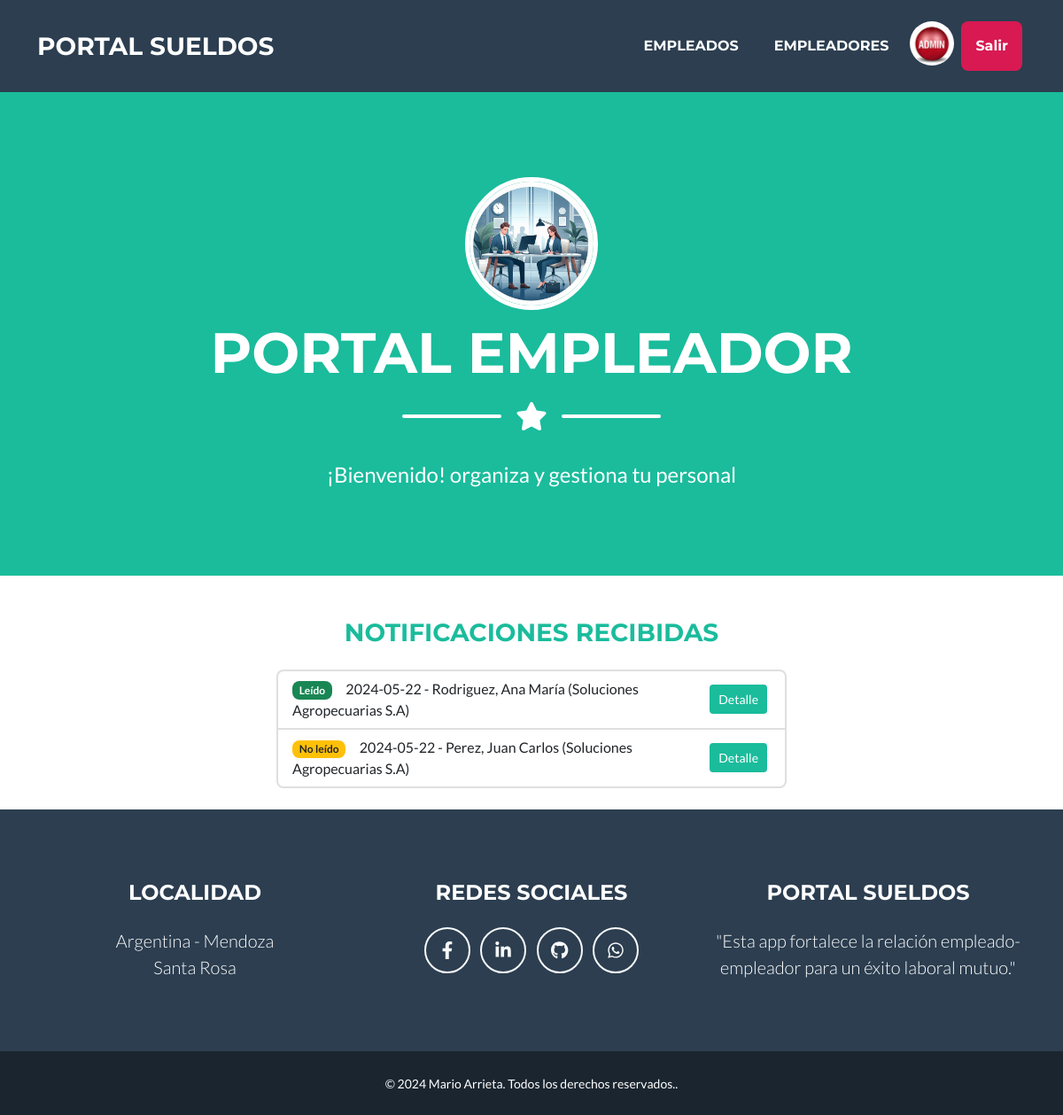
/empleador/inicio/ (signed in), run on the app's committed database.
### empleador/models.py (models this page shows, shortened)
class Avatar(models.Model):
    usuario = models.OneToOneField(User, on_delete=models.CASCADE, related_name="avatar_empleador")
    avatar = models.ImageField(upload_to="avatares", null=True, blank=True)
    class Meta:
        verbose_name = "Foto de Perfil"
        verbose_name_plural = "Fotos de Perfiles"

class Empleado (models.Model):
    empleador = models.ForeignKey (Empleador, on_delete=models.CASCADE, verbose_name="Empleador")
    apellido = models.CharField(max_length=50, verbose_name="Apellido")
    nombre = models.CharField(max_length=50, verbose_name="Nombre")
    cuil = models.PositiveIntegerField(validators=[validate_cuil_length], unique=True, verbose_name="CUIL")
    fecha_ingreso = models.DateField(verbose_name="Fecha de ingreso")
    email = models.EmailField(verbose_name= "e-Mail ")
    class Meta:
        verbose_name = "Empleado"
        verbose_name_plural = "Empleados"

class Empleador (models.Model):
    razonSocial = models.CharField(max_length=50, verbose_name="Razon Social")
    cuit = models.PositiveIntegerField(validators=[validate_cuil_length], unique=True, verbose_name="CUIT")
    email = models.EmailField(verbose_name="e-Mail")
    class Meta:
        verbose_name = "Empleador"
        verbose_name_plural = "Empleadores"

### empleado/models.py (models this page shows)
class Notificaciones(models.Model):
    empleado = models.ForeignKey (Empleado, on_delete=models.CASCADE, verbose_name= "Empleado")
    fecha_notificacion = models.DateField(auto_now=True, verbose_name="Fecha de Notificación")
    tipo = models.CharField(max_length=20, choices=tipo_notificacion, verbose_name= "Tipo")
    descripcion = models.CharField(null= True, blank=True, max_length=200, verbose_name="Descripcion")
    imagen = models.ImageField(upload_to="notificaciones", null=True, blank=True)
    visto = models.BooleanField (editable = False, default=False, verbose_name="Visto")
    def __str__(self):
        return f"{self.fecha_notificacion}  - {self.empleado.apellido}, {self.empleado.nombre} ({self.empleado.empleador.razonSocial.title()})"
    class Meta:
        verbose_name_plural = "Notificaciones"

### empleador/views.py (the view)
class NotificacionesRead(LoginRequiredMixin, ListView):
    model = Notificaciones
    template_name = "empleador/index.html"
    login_url = reverse_lazy ("empleador:login")

### empleador/templates/empleador/index.html (shortened to what this page needs)
{% extends 'core/base.html' %}
{% load static %}
{% block  titulo%}
    <li class="nav-item mx-0 mx-lg-1">
        <a class="nav-link py-3 px-0 px-lg-3 rounded" href="{% url 'empleador:empleado_buscar' %}">Empleados</a>
    </li>
    <li class="nav-item mx-0 mx-lg-1">
        <a class="nav-link py-3 px-0 px-lg-3 rounded" href="{% url 'empleador:empleador_buscar' %}">Empleadores</a>
    </li>
    <li class="nav-item mx-0 mx-lg-1">
        {% if user.avatar_empleador %}
            <div style="width: 50px; height: 50px; overflow: hidden; border-radius: 50%;">
                <img src="{{ user.avatar_empleador.avatar.url }}" alt="{{ user.username }}'s Profile Picture" style="width: 100%; height: 100%; object-fit: cover;">
            </div>
        {% else %}
            <a class="nav-link py-3 px-0 px-lg-3 rounded" style="background-color: #6dafec; padding: 5px 10px; border-radius: 5px;">{{ user.username }}</a>
        {% endif %}
    </li>
    <li class="nav-item mx-0 mx-lg-1">
        <form action="{% url 'core:logout' %}" method="post">
            <button type="submit" class="nav-link py-3 px-0 px-lg-3 rounded" style="background-color: #d81952; padding: 5px 10px; border-radius: 5px; border: none; color: white;">Salir</button>
        </form>
    </li>
{% endblock titulo %}
{% block imagen %}
   {% static 'empleador/img/empleador.webp' %}
{% endblock imagen %}
{% block pagina%}
   PORTAL EMPLEADOR
{% endblock pagina%}
{% block mensaje%}
    ¡Bienvenido! organiza y gestiona tu personal
{% endblock mensaje%}
{% block formulario %}
        <br>
        <div class="row justify-content-center m-0 mt-4">
            <div class="col-lg-12 text-center">
                <h3 class="text-primary mb-4">NOTIFICACIONES RECIBIDAS</h3>
            </div>
        </div>
        {% if object_list %}
        <div class="row justify-content-center m-0">
            <div class="col-lg-6  ">
                <ul class="list-group">
                    {% for notificaciones in object_list %}
                    <li class="list-group-item d-flex justify-content-between align-items-center">
                        <div>
                            {% if notificaciones.visto %}
                                <span class="badge bg-success">Leído</span>&nbsp;&nbsp;&nbsp;&nbsp;
                            {% else %}
                                <span class="badge bg-warning text-dark">No leído</span>&nbsp;&nbsp;&nbsp;&nbsp;
                            {% endif %}
                                {{notificaciones}}
                       </div>
                        <div>
                            <a href="{% url 'empleador:notificaciones_detail' notificaciones.id %}" class="btn btn-sm btn-primary mx-1">Detalle</a>
                        </div>
                    </li>
                    {% endfor %}
                </ul>
            </div>
        </div>
        <br>
        {% endif %}
{% endblock formulario%}

### data on the page
Notificaciones: visto "Leído", fecha_notificacion+empleado "2024-05-22 - Rodriguez, Ana María (Soluciones Agropecuarias S.A)"
Notificaciones: visto "No leído", fecha_notificacion+empleado "2024-05-22 - Perez, Juan Carlos (Soluciones Agropecuarias S.A)"
